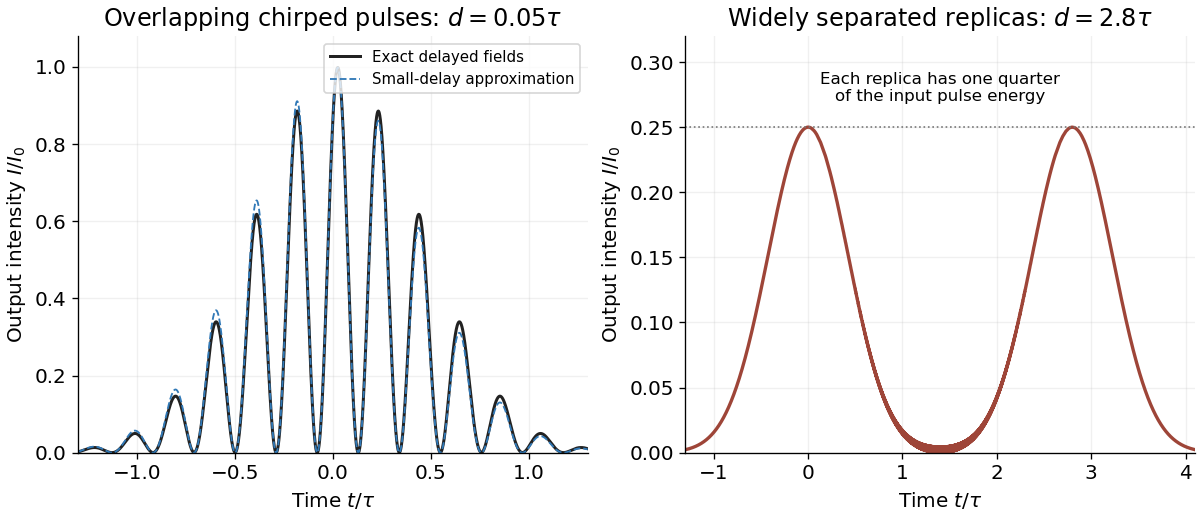

Reproduce this figure in Python.
"""Original temporal interferometer profiles; Python 3.14, NumPy/Matplotlib."""
from pathlib import Path
import matplotlib
matplotlib.use('Agg')
import matplotlib.pyplot as plt
import numpy as np

plt.rcParams.update({'font.size':12,'axes.spines.top':False,'axes.spines.right':False})
a=2*np.log(2);b=300.;omega=2000*np.pi
field=lambda t:np.exp(-a*t*t)*np.exp(-1j*(omega*t+b*t*t))
fig,axes=plt.subplots(1,2,figsize=(10,4.3),layout='constrained',facecolor='white')
t=np.linspace(-1.3,1.3,16001);d=.05
exact=abs((field(t)+field(t-d))/2)**2
approx=np.exp(-2*a*t*t)*np.cos(b*d*(t-d/2)+omega*d/2)**2
axes[0].plot(t,exact,color='#222222',lw=1.8,label='Exact delayed fields')
axes[0].plot(t,approx,'--',color='#3179b7',lw=1.1,label='Small-delay approximation')
axes[0].set(xlabel=r'Time $t/\tau$',ylabel=r'Output intensity $I/I_0$',title=r'Overlapping chirped pulses: $d=0.05\tau$',xlim=(-1.3,1.3),ylim=(0,1.08))
axes[0].legend(fontsize=9)
t=np.linspace(-1.3,4.1,20001);d=2.8
axes[1].plot(t,abs((field(t)+field(t-d))/2)**2,color='#9e4538',lw=2)
axes[1].axhline(.25,color='#777777',ls=':',lw=1)
axes[1].set(xlabel=r'Time $t/\tau$',ylabel=r'Output intensity $I/I_0$',title=r'Widely separated replicas: $d=2.8\tau$',xlim=(-1.3,4.1),ylim=(0,.32))
axes[1].text(1.4,.27,'Each replica has one quarter\nof the input pulse energy',ha='center',fontsize=10)
for ax in axes:ax.grid(alpha=.18)
fig.savefig(Path.cwd()/Path(__file__).with_suffix('.png').name,dpi=120,facecolor='white',transparent=False)
